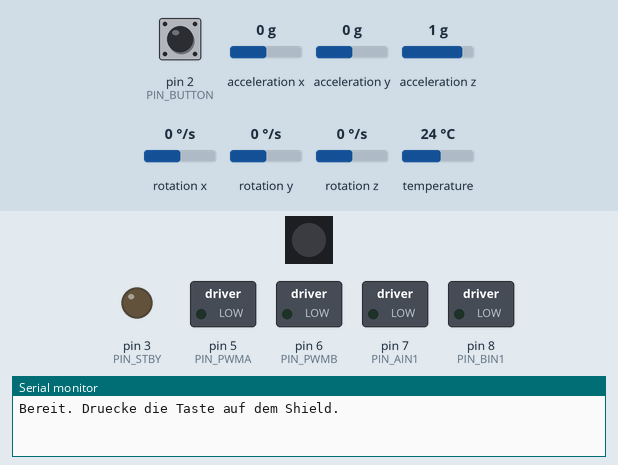
The sketch below on a simulated Arduino Uno, built with avr-gcc and run on an emulated ATmega328P. On the bench: 1 RGB LEDs in strip order, left to right, switched loads named in the sketch (green lamp = pin HIGH), output pins drawn as LEDs (lit = HIGH), the last lines printed to the serial monitor. The test bench sets the inputs (shaded band); at power-on: pin 2 (PIN_BUTTON) HIGH, acceleration x 0 g, acceleration y 0 g, acceleration z 1 g, rotation x 0 °/s, rotation y 0 °/s, rotation z 0 °/s, temperature 24 °C. Dim RGB values are drawn brighter than linear.

Above: at 1.8 s.
1.9 s: pin 2 (PIN_BUTTON) pulled LOW for 0.15 s
4.5 s: acceleration x set to -1.4 g
At 6.0 s:
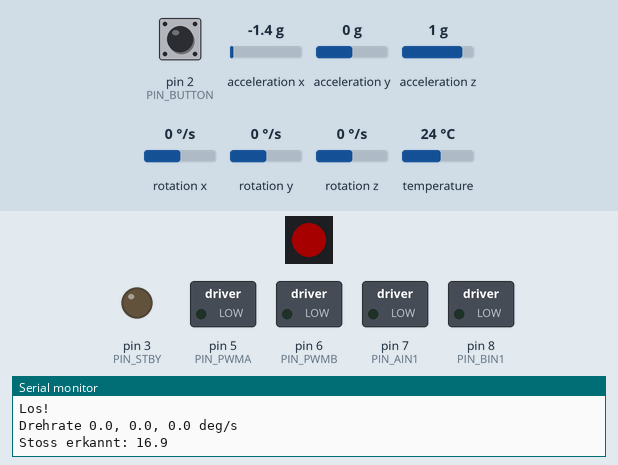
Timing chart, 0 to 13.5 s (numbered marks = the images above; inputs shaded):
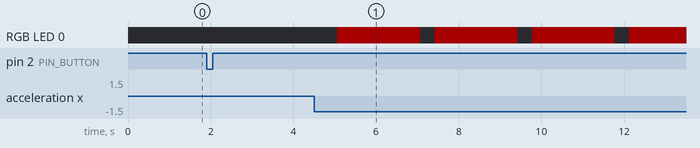

Measured:
- after the input at 4.5 s, RGB LED 0: alternates RGB(40, 0, 0) for 2.0 s and off for 0.35 s, starting after 0.57 s

The sketch:

076_shake_solution.ino
```cpp
// Beispiel 076 - Mission Stossalarm
// Erkennt einen Stoss und warnt 2 Sekunden mit LED und Serial.
#include <Wire.h>
#include <Adafruit_MPU6050.h>
#include <Adafruit_Sensor.h>
#include <FastLED.h>
const uint8_t PIN_PWMA = 5;    // rechter Motor: Geschwindigkeit
const uint8_t PIN_PWMB = 6;    // linker Motor: Geschwindigkeit
const uint8_t PIN_AIN1 = 7;    // rechter Motor: Richtung
const uint8_t PIN_BIN1 = 8;    // linker Motor: Richtung
const uint8_t PIN_STBY = 3;    // Motortreiber ein/aus
const uint8_t PIN_BUTTON = 2;  // Taste auf dem Shield
const uint8_t PIN_LED = 4;     // WS2812
const float SHAKE_LIMIT = 14.0;  // Schwelle in m/s^2
const float GYRO_RAD_TO_DEG = 57.2958;  // rad/s in Grad/s
const int WARN_MS = 2000;  // Dauer der Warnung
Adafruit_MPU6050 mpu;
sensors_event_t accel, gyro, temp;
CRGB leds[1];
unsigned long lastRatePrint = 0;  // Zeit der letzten Ausgabe

bool buttonPressed() {
  if (digitalRead(PIN_BUTTON) == LOW) {
    delay(30);  // Prellen ignorieren
    return digitalRead(PIN_BUTTON) == LOW;
  }
  return false;
}
void waitForStart() {
  Serial.println(F("Bereit. Druecke die Taste auf dem Shield."));
  while (!buttonPressed()) {
    delay(20);
  }
  while (buttonPressed()) {  // warten, bis die Taste losgelassen ist
    delay(20);
  }
  for (int i = 3; i > 0; i--) {
    Serial.print(i);
    Serial.println(F(" ..."));
    delay(1000);
  }
  Serial.println(F("Los!"));
}
void stopMotors() {
  analogWrite(PIN_PWMA, 0);
  analogWrite(PIN_PWMB, 0);
  digitalWrite(PIN_STBY, LOW);
}
void warnTwoSeconds(float total) {
  Serial.print(F("Stoss erkannt: "));
  Serial.println(total, 1);
  leds[0] = CRGB::Red;
  FastLED.show();
  unsigned long start = millis();
  while (millis() - start < WARN_MS) {
    delay(20);
  }
  leds[0] = CRGB::Black;
  FastLED.show();
}
void setup() {
  Serial.begin(9600);
  pinMode(PIN_PWMA, OUTPUT); pinMode(PIN_PWMB, OUTPUT);
  pinMode(PIN_AIN1, OUTPUT); pinMode(PIN_BIN1, OUTPUT);
  pinMode(PIN_STBY, OUTPUT); pinMode(PIN_BUTTON, INPUT_PULLUP);
  stopMotors();
  FastLED.addLeds<WS2812, PIN_LED, GRB>(leds, 1);
  FastLED.setBrightness(40);
  leds[0] = CRGB::Black; FastLED.show();
  if (!mpu.begin()) {
    Serial.println(F("MPU6050 nicht gefunden. Kabel pruefen."));
    while (true) {
      delay(100);
    }
  }
  mpu.setAccelerometerRange(MPU6050_RANGE_2_G);
  mpu.setGyroRange(MPU6050_RANGE_250_DEG);
  mpu.setFilterBandwidth(MPU6050_BAND_21_HZ);
  delay(1000);  // Sensor kurz beruhigen
  waitForStart();
}
void loop() {
  mpu.getEvent(&accel, &gyro, &temp);
  // Drehrate hoechstens alle 200 ms als Grad pro Sekunde zeigen.
  unsigned long now = millis();
  if (now - lastRatePrint >= 200) {
    lastRatePrint = now;
    Serial.print(F("Drehrate "));
    Serial.print(gyro.gyro.x * GYRO_RAD_TO_DEG, 1);
    Serial.print(F(", "));
    Serial.print(gyro.gyro.y * GYRO_RAD_TO_DEG, 1);
    Serial.print(F(", "));
    Serial.print(gyro.gyro.z * GYRO_RAD_TO_DEG, 1);
    Serial.println(F(" deg/s"));
  }
  float ax = accel.acceleration.x;
  float ay = accel.acceleration.y;
  float az = accel.acceleration.z;
  float total = sqrt(ax * ax + ay * ay + az * az);
  if (total > SHAKE_LIMIT) {
    warnTwoSeconds(total);
    delay(300);  // kurz warten, damit der Stoss abklingt
  }
  delay(50);
}
```
